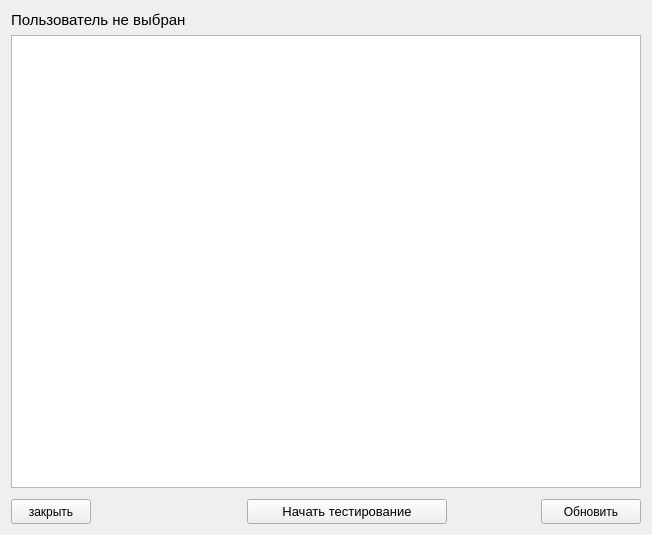
<?xml version="1.0" encoding="UTF-8"?>
<ui version="4.0">
 <class>testing</class>
 <widget class="QWidget" name="testing">
  <property name="geometry">
   <rect>
    <x>0</x>
    <y>0</y>
    <width>652</width>
    <height>535</height>
   </rect>
  </property>
  <property name="windowTitle">
   <string>Form</string>
  </property>
  <layout class="QVBoxLayout" name="verticalLayout">
   <item>
    <widget class="QLabel" name="nameUserLabel">
     <property name="font">
      <font>
       <pointsize>11</pointsize>
      </font>
     </property>
     <property name="text">
      <string>Пользователь не выбран</string>
     </property>
    </widget>
   </item>
   <item>
    <widget class="QTableWidget" name="testTableWidget">
     <property name="editTriggers">
      <set>QAbstractItemView::NoEditTriggers</set>
     </property>
     <property name="dragEnabled">
      <bool>false</bool>
     </property>
     <property name="alternatingRowColors">
      <bool>false</bool>
     </property>
     <property name="selectionBehavior">
      <enum>QAbstractItemView::SelectItems</enum>
     </property>
     <property name="gridStyle">
      <enum>Qt::DotLine</enum>
     </property>
     <property name="columnCount">
      <number>0</number>
     </property>
    </widget>
   </item>
   <item>
    <spacer name="verticalSpacer">
     <property name="orientation">
      <enum>Qt::Vertical</enum>
     </property>
     <property name="sizeType">
      <enum>QSizePolicy::Fixed</enum>
     </property>
     <property name="sizeHint" stdset="0">
      <size>
       <width>20</width>
       <height>5</height>
      </size>
     </property>
    </spacer>
   </item>
   <item>
    <layout class="QHBoxLayout" name="horizontalLayout">
     <item>
      <widget class="QPushButton" name="exitButton">
       <property name="minimumSize">
        <size>
         <width>70</width>
         <height>25</height>
        </size>
       </property>
       <property name="text">
        <string>закрыть</string>
       </property>
      </widget>
     </item>
     <item>
      <spacer name="horizontalSpacer">
       <property name="orientation">
        <enum>Qt::Horizontal</enum>
       </property>
       <property name="sizeType">
        <enum>QSizePolicy::Expanding</enum>
       </property>
       <property name="sizeHint" stdset="0">
        <size>
         <width>150</width>
         <height>20</height>
        </size>
       </property>
      </spacer>
     </item>
     <item>
      <widget class="QPushButton" name="StartTestButton">
       <property name="minimumSize">
        <size>
         <width>200</width>
         <height>25</height>
        </size>
       </property>
       <property name="maximumSize">
        <size>
         <width>200</width>
         <height>16777215</height>
        </size>
       </property>
       <property name="font">
        <font>
         <pointsize>10</pointsize>
        </font>
       </property>
       <property name="text">
        <string>Начать тестирование</string>
       </property>
      </widget>
     </item>
     <item>
      <spacer name="horizontalSpacer_2">
       <property name="orientation">
        <enum>Qt::Horizontal</enum>
       </property>
       <property name="sizeHint" stdset="0">
        <size>
         <width>40</width>
         <height>20</height>
        </size>
       </property>
      </spacer>
     </item>
     <item>
      <widget class="QPushButton" name="repaintButton">
       <property name="minimumSize">
        <size>
         <width>100</width>
         <height>25</height>
        </size>
       </property>
       <property name="toolTip">
        <string>&lt;html&gt;&lt;head/&gt;&lt;body&gt;&lt;p&gt;Обновить отображение пройденных тестов&lt;/p&gt;&lt;/body&gt;&lt;/html&gt;</string>
       </property>
       <property name="text">
        <string>Обновить</string>
       </property>
      </widget>
     </item>
    </layout>
   </item>
  </layout>
 </widget>
 <resources/>
 <connections/>
</ui>
